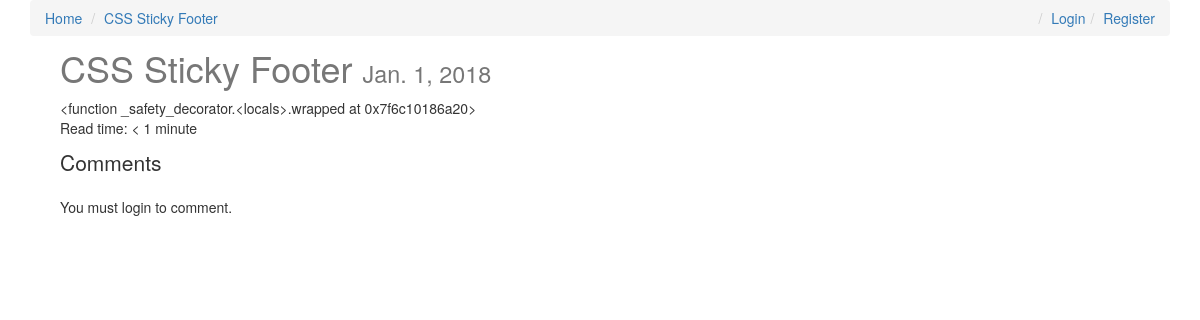
/css-sticky-footer/, run on an earlier commit of the app's database.
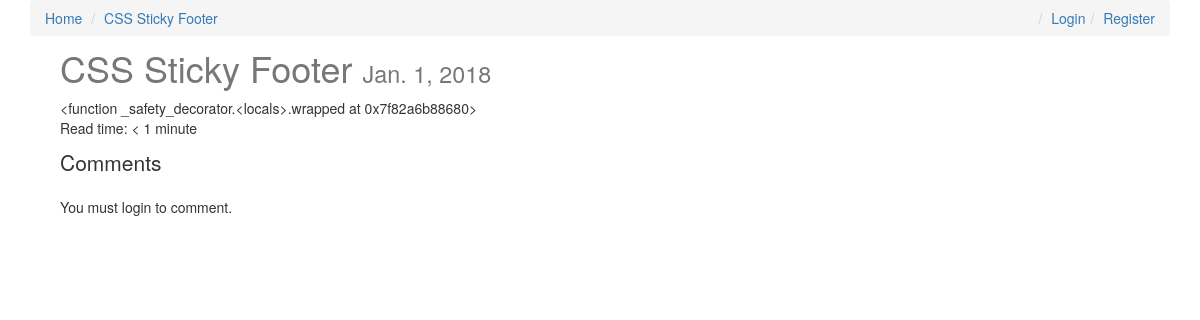
And on a later commit of the database.
### posts/models.py (models this page shows, shortened)
class Post(models.Model):
    user = models.ForeignKey(settings.AUTH_USER_MODEL, default=1)
    title = models.CharField(max_length=120)
    slug = models.SlugField(unique=True)
    image = models.ImageField(
        null=True,
        blank=True,
        upload_to=upload_location,
        width_field='width_field',
        height_field='height_field',
    )
    height_field = models.IntegerField(default=0)
    width_field = models.IntegerField(default=0)
    content = models.TextField()
    draft = models.BooleanField(default=False)
    publish = models.DateField(auto_now=False, auto_now_add=False)
    read_time = models.IntegerField(default=0)
    updated = models.DateTimeField(auto_now=True, auto_now_add=False)
    timestamp = models.DateTimeField(auto_now=False, auto_now_add=True)
    objects = PostManager()
    def get_absolute_url(self):
        return reverse('posts:detail', kwargs={'slug': self.slug})
    def get_markdown(self):
        content = self.content
        return mark_safe(markdown(content))
    @property
    def comments(self):
        instance = self
        qs = Comment.objects.filter_by_instance(instance)
        return qs
    @property
    def get_content_type(self):
        instance = self
        content_type = ContentType.objects.get_for_model(instance.__class__)
        return content_type
    class Meta:
        ordering = ['-timestamp', '-updated']

### posts/views.py (the view, shortened to what this page needs)
# urls.py: url(r'^(?P<slug>[\w\-]+)/$', post_detail, name='detail'),
def post_detail(request, slug):
    instance = get_object_or_404(Post, slug=slug)
    if instance.draft or instance.publish > timezone.now().date():
        if not request.user.is_staff or not request.user.is_superuser:
            raise Http404
    initial_data = {
        'content_type': instance.get_content_type,
        'object_id': instance.id
    }
    comment_form = CommentForm(request.POST or None, initial=initial_data)
    comments = instance.comments
    context = {
        'title': instance.title,
        'instance': instance,
        'comments': comments,
        'comment_form': comment_form,
    }
    return render(request, 'post_detail.html', context)

### comments/models.py (called while the page is built)
    def filter_by_instance(self, instance):
        content_type = ContentType.objects.get_for_model(instance.__class__)
        obj_id = instance.id
        qs = super(CommentManager, self).filter(
            content_type=content_type,
            object_id=obj_id,
            parent=None,
        )
        return qs

### templates/post_detail.html (shortened to what this page needs)
{% extends "base.html" %}
{% load urlify %}
{% block post_link %}
    <li><a href="{{ instance.get_absolute_url }}">{{ instance.title }}</a></li>
{% endblock post_link %}
{% block content %}
    <div class='col-sm-12'>
        <h1>{{ title }} <small>{% if instance.draft %} <span style="color:red;">Draft</span> {% endif %}{{ instance.publish }}</small>
        </h1>
        <div class='post-detail-item'>{{ instance.get_markdown }}</div>
        <p>Read time: {% if instance.read_time <= 1 %} < 1 minute {% else %} {{ instance.read_time }} minutes {% endif %}</p>
        <p class='lead'>Comments</p>
        {% if request.user.is_authenticated %}
            <form method="POST" action=".">
                {% csrf_token %}
                <div class="form-group">
                    {{ comment_form }}
                </div>
                <input type="submit" class="btn btn-default" value="Post comment">
            </form>
        {% else %}
            <p>You must login to comment.</p>
        {% endif %}
    </div>
{% endblock content %}

What changed in the data, as far as the page shows it:
changed Post "CSS Sticky Footer": get_markdown "<function _safety_decorator.<locals>.wrapped at 0x7f6c10186a20>" → "<function _safety_decorator.<locals>.wrapped at 0x7f82a6b88680>"
